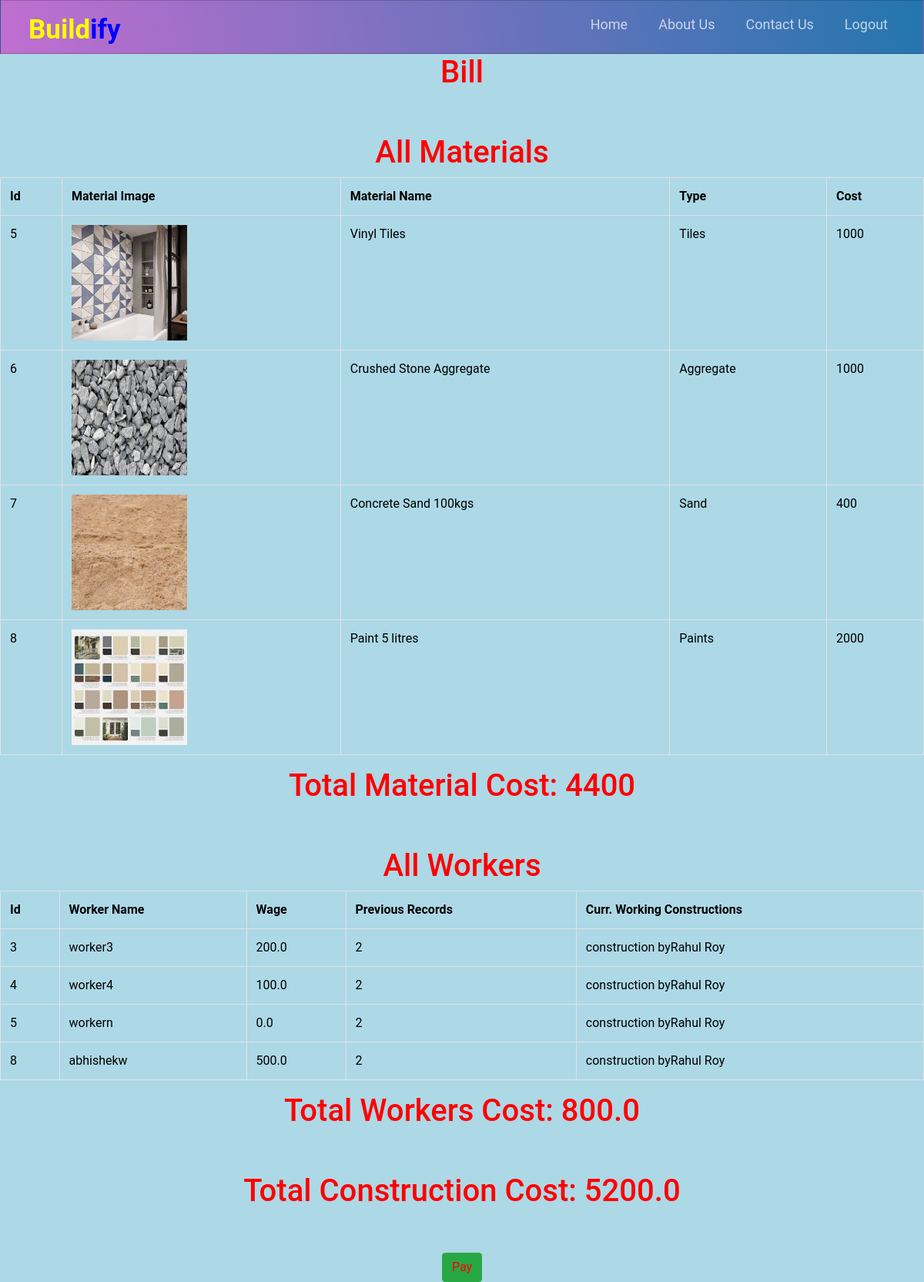
The app's page /get_bill/5 (signed in) with its own data.
### accounts/models.py (models this page shows, shortened)
class Material(models.Model):
    name = models.CharField(max_length=100)
    type_choices = [
        ('Cement','Cement'),
        ('Steel','Steel'),
        ('Sanitary_ware','Sanitary_ware'),
        ('Sand','Sand'),
        ('Aggregate','Aggregate'),
        ('Tiles','Tiles'),
        ('CP_Fitting','CP_Fitting'),
        ('Paints','Paints'),
        ('Other','Other'),
    ]
    material_type = models.CharField(max_length=20,choices=type_choices,default='Other')
    cost = models.IntegerField()
    material_img = models.ImageField(upload_to='material',default='default.png')

class Worker(models.Model):
    wage = models.FloatField(blank=True,null=True,default=0)
    prev_record = models.IntegerField()
    user = models.ForeignKey(to=User,on_delete=models.CASCADE)
    construction = models.ForeignKey(to=Construction, blank=True,null=True,on_delete=models.CASCADE)
    work_done_choices = [
        ('Electrician','Electrician'),
        ('Carpenter','Carpenter'),
        ('Plumber','Plumber'),
        ('Painter','Painter'),
        ('Cons_worker','Cons_worker'),
        ('None','None'),
    ]
    work_done = models.CharField(max_length=100,choices=work_done_choices,default='None')

class Construction(models.Model):
    client = models.ForeignKey(to=Client,on_delete=models.CASCADE)
    plan = models.OneToOneField(to=Plan,on_delete=models.CASCADE)
    status_choices_const = [
        ('excavation','excavation'),
        ('foundation','foundation'),
        ('finished','finished'),
    ]
    status = models.CharField(max_length=20,choices=status_choices_const,default='excavation')
    materials = models.ManyToManyField(to=Material,blank=True)
    excavation_img = models.ImageField(upload_to='construction',default='default.png')
    foundation_img = models.ImageField(upload_to='construction',default='default.png')
    finished_img = models.ImageField(upload_to='construction',default='default.png')
    estimated_cost = models.IntegerField(default=2000000)
    def __str__(self):
        return 'construction by'+str(self.client)

class Client(models.Model):
    user = models.ForeignKey(to=User,on_delete=models.CASCADE)
    def __str__(self):
        return self.user.first_name

### accounts/views.py (the view)
# urls.py: path('get_bill/<int:id>',v.get_bill,name='get_bill'),
@login_required
def get_bill(request, id):
    construction = Construction.objects.get(id=id)
    workers = Worker.objects.filter(construction=construction)
    materials = Material.objects.filter(construction=construction)
    material_total = 0
    for mat in materials:
        material_total = material_total + mat.cost
    worker_total = 0
    for wo in workers:
        worker_total = worker_total + wo.wage
    total = material_total + worker_total
    return render(request,'get_bill.html',{'workers':workers,'materials':materials,'material_total':material_total,'workers_total':worker_total,'total':total})

### accounts/templates/get_bill.html (shortened to what this page needs)
{% extends 'header.html'%}
{% block content%}
<h1 style='text-align: center;color: red;'>Bill</h1>
<br><br>
<h1 style='text-align: center;color: red;'>All Materials</h1>
{% if materials%}
<table class="table table-bordered">
    <tr>
      <th>Id</th>
      <th>Material Image</th>
      <th>Material Name</th>
      <th>Type</th>
      <th>Cost</th>
    </tr>
    {% for material in materials %}
    <tr>
      <td>{{ material.id }}</td>
      <td>
        <a href="{{media_url}}{{ material.material_img.url}}">
        <img src="{{media_url}}{{ material.material_img.url }}" class="square" width="150px" height="150px">
        </a>
      </td>
      <td>{{ material.name }}</td>
      <td>{{ material.material_type }}</td>
      <td>{{ material.cost }}</td>
    </tr>
    {% endfor %}
  </table>
  <h1 style='text-align: center;color: red;'>Total Material Cost: {{material_total}}</h1>
{% endif %}
<br><br>
<h1 style='text-align: center;color: red;'>All Workers</h1>
{% if workers %}
<table class="table table-bordered">
    <tr>
      <th>Id</th>
      <th>Worker Name</th>
      <th>Wage</th>
      <th>Previous Records</th>
      <th>Curr. Working Constructions</th>
    </tr>
    {% for worker in workers %}
    <tr>
      <td>{{ worker.id }}</td>
      <td>{{ worker.user.first_name }}</td>
      <td>{{ worker.wage }}</td>
      <td>{{ worker.prev_record}}</td>
      <td>{{ worker.construction }}</td>
    </tr>
    {% endfor %}
  </table>
  <h1 style='text-align: center;color: red;'>Total Workers Cost: {{workers_total}}</h1>
  <br><br>
  <h1 style='text-align: center;color: red;'>Total Construction Cost: {{total}}</h1>
{% endif %}
<br><br>
<div style='display:flex;justify-content:space-evenly;'>
<a href='https://razorpay.com/' style='text-align: center;color: red;justify-content: space-evenly;' class='btn btn-success' >Pay </a>
</div>
{% endblock content %}

### accounts/templates/header.html (style rules this page uses)
* { box-sizing: border-box; padding: 0; margin: 0; color: black; }
body { font-family: Roboto, Helvetica, Arial, sans-serif; background:lightblue; }

### records on screen
Material: id "5", material_img (picture), name "Vinyl Tiles", material_type "Tiles", cost "1000"
Material: id "6", material_img (picture), name "Crushed Stone Aggregate", material_type "Aggregate", cost "1000"
Material: id "7", material_img (picture), name "Concrete Sand 100kgs", material_type "Sand", cost "400"
Material: id "8", material_img (picture), name "Paint 5 litres", material_type "Paints", cost "2000"
Worker: id "3", user.first_name "worker3", wage "200.0", prev_record "2", construction "construction byRahul Roy"
Worker: id "4", user.first_name "worker4", wage "100.0", prev_record "2", construction "construction byRahul Roy"
Worker: id "5", user.first_name "workern", wage "0.0", prev_record "2", construction "construction byRahul Roy"
Worker: id "8", user.first_name "abhishekw", wage "500.0", prev_record "2", construction "construction byRahul Roy"

### other values on screen
{{ material_total }} "4400"
{{ workers_total }} "800.0"
{{ total }} "5200.0"
